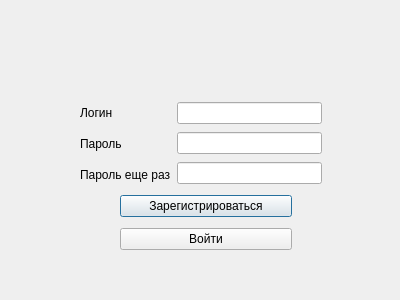
<?xml version="1.0" encoding="UTF-8"?>
<ui version="4.0">
 <class>WindowLogIn</class>
 <widget class="QDialog" name="WindowLogIn">
  <property name="geometry">
   <rect>
    <x>0</x>
    <y>0</y>
    <width>400</width>
    <height>300</height>
   </rect>
  </property>
  <property name="windowTitle">
   <string>Dialog</string>
  </property>
  <widget class="QWidget" name="">
   <property name="geometry">
    <rect>
     <x>80</x>
     <y>100</y>
     <width>242</width>
     <height>87</height>
    </rect>
   </property>
   <layout class="QHBoxLayout" name="horizontalLayout">
    <item>
     <layout class="QVBoxLayout" name="verticalLayout_2">
      <item>
       <widget class="QLabel" name="label">
        <property name="text">
         <string>Логин</string>
        </property>
       </widget>
      </item>
      <item>
       <widget class="QLabel" name="label_2">
        <property name="text">
         <string>Пароль</string>
        </property>
       </widget>
      </item>
      <item>
       <widget class="QLabel" name="label_3">
        <property name="text">
         <string>Пароль еще раз</string>
        </property>
       </widget>
      </item>
     </layout>
    </item>
    <item>
     <layout class="QVBoxLayout" name="verticalLayout">
      <item>
       <widget class="QLineEdit" name="login"/>
      </item>
      <item>
       <widget class="QLineEdit" name="password1"/>
      </item>
      <item>
       <widget class="QLineEdit" name="password2"/>
      </item>
     </layout>
    </item>
   </layout>
  </widget>
  <widget class="QWidget" name="">
   <property name="geometry">
    <rect>
     <x>120</x>
     <y>190</y>
     <width>172</width>
     <height>66</height>
    </rect>
   </property>
   <layout class="QVBoxLayout" name="verticalLayout_3">
    <item>
     <widget class="QPushButton" name="pushButton">
      <property name="text">
       <string>Зарегистрироваться</string>
      </property>
     </widget>
    </item>
    <item>
     <widget class="QPushButton" name="pushButton_2">
      <property name="text">
       <string>Войти</string>
      </property>
     </widget>
    </item>
   </layout>
  </widget>
 </widget>
 <resources/>
 <connections/>
</ui>
